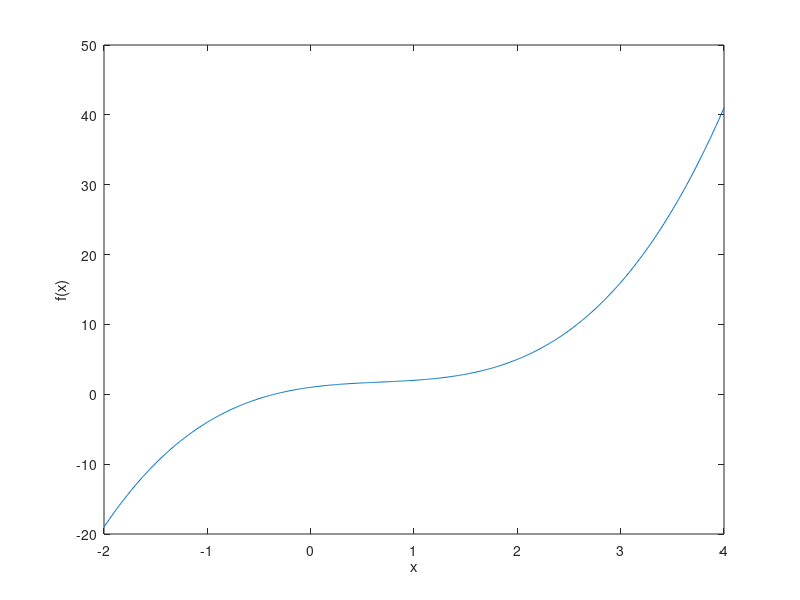

Reproduce this figure in MATLAB.
% SKU CoE ITE - ParkSooYoung
% Grade 3 , Semester 1 , Chapter 2-2-3 , Number 1

a = [1,-2,2,1];
x = [-2:0.01:4];
fx = polyval(a,x);
plot(x,fx)
xlabel('x')
ylabel('f(x)')
